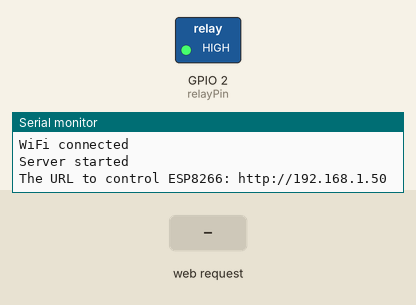
Recording of a sketch running on a simulated ESP8266 (NodeMCU). Parts: switched loads named in the sketch (green lamp = pin HIGH), the last lines printed to the serial monitor. Inputs (shaded band) come from the test bench. WiFi joins after 1.5 s; servers stay silent unless stated.

Above: at 11.2 s.
11.3 s: HTTP request GET /ON received
At 12.2 s:
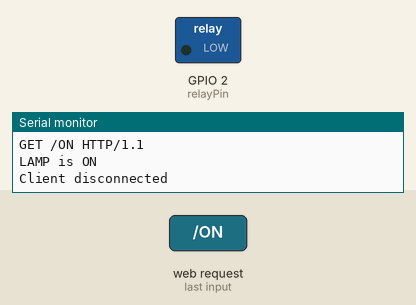
12.8 s: HTTP request GET /OFF received
At 13.3 s:
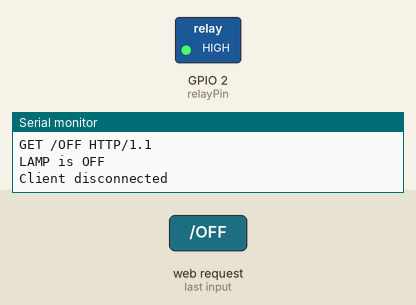
Timing chart, 0 to 15.8 s (numbered marks = the images above; inputs shaded):
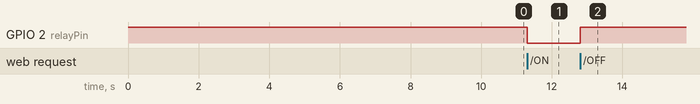

Measured:
- after the input at 11.3 s, GPIO 2 (relayPin): HIGH → LOW at once
- after the input at 12.8 s, GPIO 2 (relayPin): LOW → HIGH at once

The sketch:

esp8266-local-wifi-mit-app-inventor.ino
```cpp
#include <ESP8266WiFi.h>

const char* ssid = "J-Hook Conference Room";//type your ssid
const char* password = "TacosAreLove";//type your password

int relayPin = 2; // GPIO2 of ESP8266
WiFiServer ESPserver(80);//Service Port

void setup() {
Serial.begin(115200);
pinMode(relayPin, OUTPUT);
digitalWrite(relayPin, HIGH);

Serial.println();
Serial.println();
Serial.print("Connecting to: ");
Serial.println(ssid);

WiFi.begin(ssid, password);
delay(5000);

/*
 The following four line of the
 code will assign a Static IP Address to
 the ESP Module. If you do not want this,
 comment out the following four lines.
 */
/*
IPAddress ip(192,168,1,254);
IPAddress gateway(192,168,1,5);
IPAddress subnet(255,255,255,0);
WiFi.config(ip, gateway, subnet);
*/
delay(5000);

while (WiFi.status() != WL_CONNECTED)
{
delay(100);
Serial.print("*");
}
Serial.println("");
Serial.println("WiFi connected");

// Start the server
ESPserver.begin();
Serial.println("Server started");

// Print the IP address
Serial.print("The URL to control ESP8266: ");
Serial.print("http://");
Serial.print(WiFi.localIP());
}

void loop()
{
// Check if a client has connected
WiFiClient client = ESPserver.available();
if (!client)
{
return;
}

// Wait until the client sends some data
Serial.println("New Client");
while(!client.available()){
delay(1);
}

// Read the first line of the request
String request = client.readStringUntil('\r');
Serial.println(request);
client.flush();

// Match the request

int value = LOW;
if (request.indexOf("/ON") != -1)
{
Serial.println("LAMP is ON");
digitalWrite(relayPin, LOW);
value = LOW;
}
if (request.indexOf("/OFF") != -1)
{
Serial.println("LAMP is OFF");
digitalWrite(relayPin, HIGH);
value = HIGH;
}

// Return the response
client.println("HTTP/1.1 200 OK");
client.println("Content-Type: text/html");
client.println(""); //  IMPORTANT
client.println("<!DOCTYPE HTML>");
client.println("<html>");

client.print("Status of the Lamp: ");

if(value == LOW) {
client.print("ON");
}
else{
client.print("OFF");
}
delay(1);
//client.stop();
Serial.println("Client disconnected");
Serial.println("");
}
```
